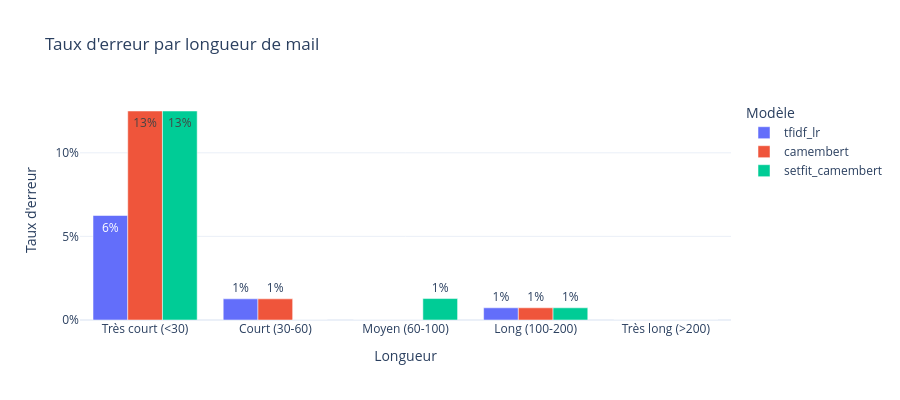

This figure's notebook cell:
### Markdown cell above
---
## 3. Patterns d'erreur par longueur de texte

### Code cell
preds_df['n_words'] = preds_df['text'].str.split().str.len()
preds_df['bin_longueur'] = pd.cut(
    preds_df['n_words'],
    bins=[0, 30, 60, 100, 200, 9999],
    labels=['Très court\n(<30)', 'Court\n(30-60)', 'Moyen\n(60-100)', 'Long\n(100-200)', 'Très long\n(>200)']
)

if pred_cols:
    # Taux d'erreur par longueur
    error_data = []
    for col in pred_cols[:3]:  # 3 premiers modèles
        if preds_df[col].isna().all():
            continue
        tmp = preds_df.copy()
        tmp['erreur'] = tmp[col] != tmp['true_label']
        rate = tmp.groupby('bin_longueur')['erreur'].mean().reset_index()
        rate['model'] = col.replace('pred_', '')
        error_data.append(rate)

    if error_data:
        error_df = pd.concat(error_data)
        fig = px.bar(
            error_df, x='bin_longueur', y='erreur', color='model', barmode='group',
            title='Taux d\'erreur par longueur de mail',
            labels={'erreur': 'Taux d\'erreur', 'bin_longueur': 'Longueur', 'model': 'Modèle'},
            template=TEMPLATE, text_auto='.0%',
        )
        fig.update_yaxes(tickformat='.0%')
        fig.update_layout(height=400)
        fig.show()

### Figure 1 — Plotly figure (JSON) as saved in the notebook; plotly's stock layout.template omitted (floating-point values rounded to 4 significant figures)
{"data": [{"alignmentgroup": "True", "hovertemplate": "Modèle=tfidf_lr<br>Longueur=%{x}<br>Taux d'erreur=%{y}<extra></extra>", "legendgroup": "tfidf_lr", "marker": {"color": "#636efa", "pattern": {"shape": ""}}, "name": "tfidf_lr", "offsetgroup": "tfidf_lr", "orientation": "v", "showlegend": true, "textposition": "auto", "texttemplate": "%{y:.0%}", "type": "bar", "x": ["Très court\n(<30)", "Court\n(30-60)", "Moyen\n(60-100)", "Long\n(100-200)", "Très long\n(>200)"], "xaxis": "x", "y": [0.0625, 0.01266, 0.0, 0.007299, 0.0], "yaxis": "y"}, {"alignmentgroup": "True", "hovertemplate": "Modèle=camembert<br>Longueur=%{x}<br>Taux d'erreur=%{y}<extra></extra>", "legendgroup": "camembert", "marker": {"color": "#EF553B", "pattern": {"shape": ""}}, "name": "camembert", "offsetgroup": "camembert", "orientation": "v", "showlegend": true, "textposition": "auto", "texttemplate": "%{y:.0%}", "type": "bar", "x": ["Très court\n(<30)", "Court\n(30-60)", "Moyen\n(60-100)", "Long\n(100-200)", "Très long\n(>200)"], "xaxis": "x", "y": [0.125, 0.01266, 0.0, 0.007299, 0.0], "yaxis": "y"}, {"alignmentgroup": "True", "hovertemplate": "Modèle=setfit_camembert<br>Longueur=%{x}<br>Taux d'erreur=%{y}<extra></extra>", "legendgroup": "setfit_camembert", "marker": {"color": "#00cc96", "pattern": {"shape": ""}}, "name": "setfit_camembert", "offsetgroup": "setfit_camembert", "orientation": "v", "showlegend": true, "textposition": "auto", "texttemplate": "%{y:.0%}", "type": "bar", "x": ["Très court\n(<30)", "Court\n(30-60)", "Moyen\n(60-100)", "Long\n(100-200)", "Très long\n(>200)"], "xaxis": "x", "y": [0.125, 0.0, 0.01282, 0.007299, 0.0], "yaxis": "y"}], "layout": {"barmode": "group", "height": 400, "legend": {"title": {"text": "Modèle"}, "tracegroupgap": 0}, "title": {"text": "Taux d'erreur par longueur de mail"}, "xaxis": {"anchor": "y", "domain": [0.0, 1.0], "title": {"text": "Longueur"}}, "yaxis": {"anchor": "x", "domain": [0.0, 1.0], "tickformat": ".0%", "title": {"text": "Taux d'erreur"}}}}
